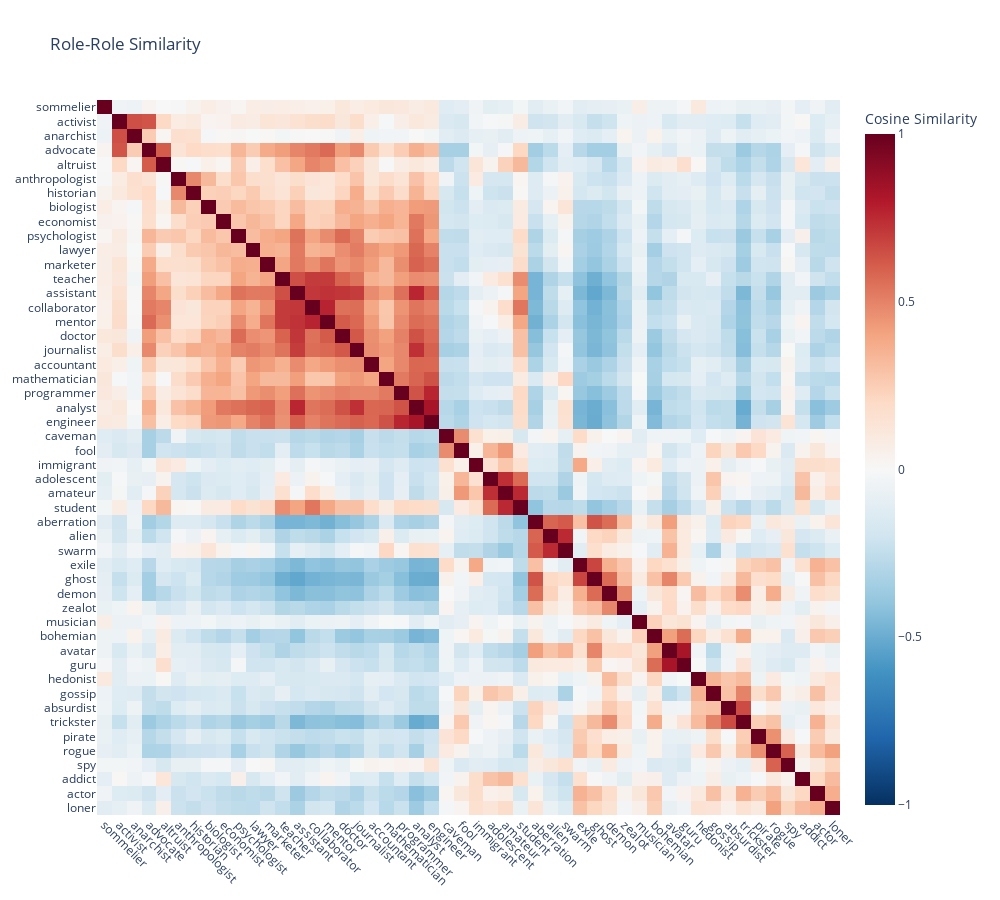

The notebook cell this image was saved under:
### Markdown cell above
## Visualizations

### Role-Role Cosine Similarity

The role-role similarity matrix is cosine similarity computed on `R[:, selected]` — each role represented by its selected-feature profile.

### Code cell
from scipy.spatial.distance import squareform
import plotly.graph_objects as go

role_vectors = R[:, selected]  # [50, top_k] - each row is a role feature profile
role_sim = cosine_similarity(role_vectors)

distance = 1 - role_sim
np.fill_diagonal(distance, 0.0)
link = linkage(squareform(distance, checks=False), method="average")
order = leaves_list(link)

sim_ord = role_sim[np.ix_(order, order)]
names_ord = role_names[order]

fig = go.Figure(
    data=go.Heatmap(
        z=sim_ord,
        x=names_ord,
        y=names_ord,
        colorscale="RdBu",
        reversescale=True,
        zmin=-1,
        zmax=1,
        zmid=0,
        colorbar={"title": "Cosine Similarity"},
        hovertemplate="x=%{x}<br>y=%{y}<br>cos=%{z:.3f}<extra></extra>",
    )
)
fig.update_layout(
    title="Role-Role Similarity",
    width=1000,
    height=900,
)
fig.update_xaxes(tickangle=45)
fig.update_yaxes(autorange="reversed")
heatmap_html = OUTPUT_DIR / "role_similarity_heatmap_interactive.html"
heatmap_png = OUTPUT_DIR / "role_similarity_heatmap.png"
OUTPUT_DIR.mkdir(parents=True, exist_ok=True)

fig.write_html(heatmap_html, include_plotlyjs="cdn")
print(f"Saved interactive heatmap to {heatmap_html}")

try:
    fig.write_image(heatmap_png, width=1400, height=1200, scale=2)
    print(f"Saved static heatmap to {heatmap_png}")
except Exception as e:
    print(f"Could not save PNG (install kaleido): {e}")

fig.show()

### Figure 1 — Plotly figure (JSON) as saved in the notebook; plotly's stock layout.template omitted (floating-point values rounded to 4 significant figures; data arrays with more than 128 entries replaced by an {"elided": "..."} marker saying what was removed)
{"data": [{"colorbar": {"title": {"text": "Cosine Similarity"}}, "colorscale": [[0, "rgb(103,0,31)"], [0.1, "rgb(178,24,43)"], [0.2, "rgb(214,96,77)"], [0.3, "rgb(244,165,130)"], [0.4, "rgb(253,219,199)"], [0.5, "rgb(247,247,247)"], [0.6, "rgb(209,229,240)"], [0.7, "rgb(146,197,222)"], [0.8, "rgb(67,147,195)"], [0.9, "rgb(33,102,172)"], [1, "rgb(5,48,97)"]], "hovertemplate": "x=%{x}<br>y=%{y}<br>cos=%{z:.3f}<extra></extra>", "reversescale": true, "type": "heatmap", "x": ["sommelier", "activist", "anarchist", "advocate", "altruist", "anthropologist", "historian", "biologist", "economist", "psychologist", "lawyer", "marketer", "teacher", "assistant", "collaborator", "mentor", "doctor", "journalist", "accountant", "mathematician", "programmer", "analyst", "engineer", "caveman", "fool", "immigrant", "adolescent", "amateur", "student", "aberration", "alien", "swarm", "exile", "ghost", "demon", "zealot", "musician", "bohemian", "avatar", "guru", "hedonist", "gossip", "absurdist", "trickster", "pirate", "rogue", "spy", "addict", "actor", "loner"], "y": ["sommelier", "activist", "anarchist", "advocate", "altruist", "anthropologist", "historian", "biologist", "economist", "psychologist", "lawyer", "marketer", "teacher", "assistant", "collaborator", "mentor", "doctor", "journalist", "accountant", "mathematician", "programmer", "analyst", "engineer", "caveman", "fool", "immigrant", "adolescent", "amateur", "student", "aberration", "alien", "swarm", "exile", "ghost", "demon", "zealot", "musician", "bohemian", "avatar", "guru", "hedonist", "gossip", "absurdist", "trickster", "pirate", "rogue", "spy", "addict", "actor", "loner"], "z": {"elided": "50x50 float values"}, "zmax": 1, "zmid": 0, "zmin": -1}], "layout": {"height": 900, "title": {"text": "Role-Role Similarity"}, "width": 1000, "xaxis": {"tickangle": 45}, "yaxis": {"autorange": "reversed"}}}
